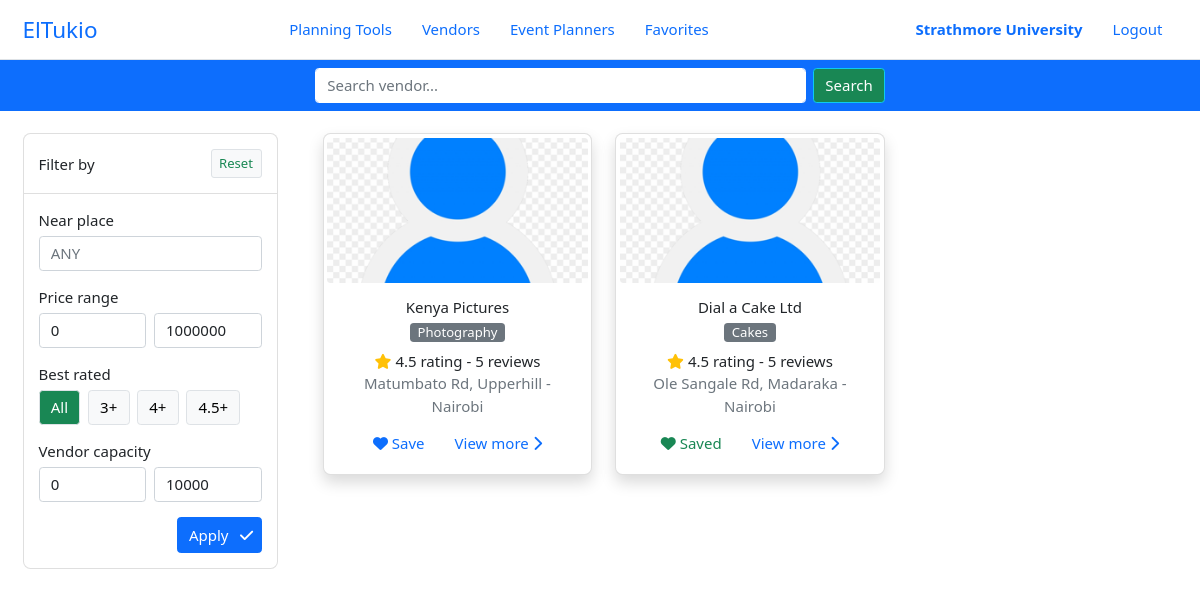
/vendors/ (signed in), run on an earlier commit of the app's database.
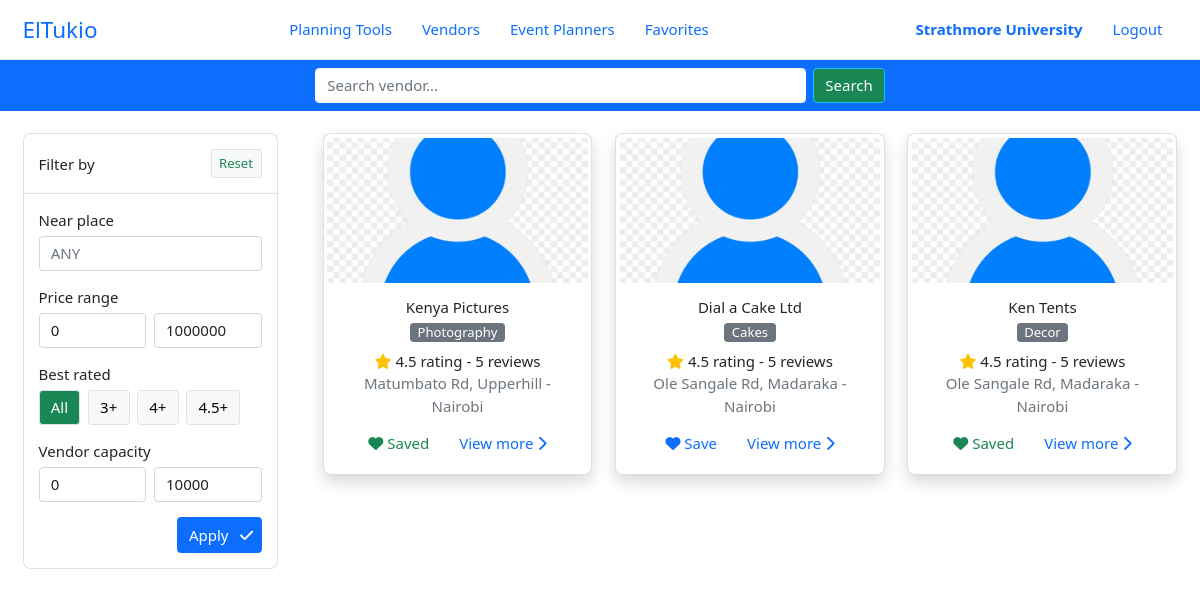
And on a later commit of the database.
### el_tukio/models.py (models this page shows, shortened)
class User(AbstractUser):
    class UserType(models.IntegerChoices):
        ORGANIZER = 0, _('Organizer')
        PLANNER = 1, _('Planner')
        VENDOR = 3, _('Vendor')
        __empty__ = _('(Unkown)')
    class AccountType(models.IntegerChoices):
        PERSONAL = 1, _('Personal')
        ORGANIZATION = 2, _('Organization')
        __empty__ = _('--------------')
    user_type = models.SmallIntegerField(blank=True, null=True, choices=UserType.choices)
    phone_number = PhoneNumberField(blank=True, null=True, unique=True)
    profile = models.ImageField(default='default.png', upload_to='profile_pics')
    account_type = models.SmallIntegerField(blank=True, null=True, choices=UserType.choices)
    location = models.OneToOneField(Location, blank=True, null=True, on_delete=models.SET_NULL)
    @property
    def is_organizer(self):
        return self.user_type == self.UserType.ORGANIZER
    @property
    def is_planner(self):
        return self.user_type == self.UserType.PLANNER
    @property
    def is_vendor(self):
        return self.user_type == self.UserType.VENDOR
    @property
    def full_name(self):
        return self.get_full_name()
    class Meta:
        ordering = ['last_name', 'first_name']

class Vendor(models.Model):
    user = models.OneToOneField(User, on_delete=CASCADE, primary_key=True)
    business_name = models.CharField(max_length=100)
    category = models.ForeignKey(VendorCategory, on_delete=SET_NULL, null=True, blank=True, help_text='Select a category for your business.')
    description = models.TextField(max_length=5000, help_text='Brief description of your business')
    services_offered = models.TextField(max_length=5000, help_text='List the particular services your business offers')
    city = models.CharField(max_length=100, help_text='City in which your business is located')
    location = models.CharField(max_length=200, help_text='EG: Ole Sangale Rd, Madaraka')  # street code
    open_hours = models.CharField(max_length=500, default='24/7', help_text='Business service (working) times')
    up_for_business = models.BooleanField(default=True, help_text='Ready to take business at the moment?')

class VendorCategory(models.Model):
    name = models.CharField( max_length=200, help_text='Select a category (EG: Venues)')
    class Meta:
        verbose_name = _('Vendor Category')
        verbose_name_plural = _('Vendor Categories')

### el_tukio/views/main.py (the view)
# urls.py: path('vendors/', main.vendors, name='vendors'),
def vendors(request):
    context = {'vendors': Vendor.objects.all()}
    return render(request, 'main/vendors.html', context)

### templates/main/vendors.html (shortened to what this page needs)
{% extends 'base.html' %}
{% block body %}
{% include 'components/header.html' %}
<div class="search-wrapper py-2 bg-primary">
    <form name="searchForm" method="POST" class="d-flex gap-sm">
        <input type="text" name="search_query" class="form-control border-white" placeholder="Search vendor..." autofocus="True" required id="searchQuery">
        <button type="submit" class="btn btn-success border-info">Search</button>
    </form>
</div>
<div class="p-body">
    <div class="row row-cols-2 g-5">
        <div class="col-3">
            <div class="filter-wrapper card rounded-sm pt-3  h-100">
                <div class="card-header bg-white p-3 pt-0 d-flex justify-content-between align-items-center gap-md">
                    <h6 class="m-0">Filter by</h6>
                    <button type="button" class="btn btn-sm btn-light border text-success">
                        Reset
                    </button>
                </div>
                <div class="card-body">
                    <div class="filter-item mb-3">
                        <label class="mb-1" for="filterNear">Near place</label>
                        <input type="text" name="filter_near" id="filterNear" class="form-control" placeholder="ANY">
                    </div>
                    <div class="filter-item mb-3">
                        <label class="mb-1" for="filterPrice">Price range</label>
                        <div class="d-flex gap-sm">
                            <input type="number" name="filter_price_min" id="filterPriceMin" class="form-control" value="0">
                            <input type="number" name="filter_price_max" id="filterPriceMax" class="form-control" value="1000000">
                        </div>
                    </div>
                    <div class="filter-item mb-3">
                        <label class="mb-1" for="filterPrice">Best rated</label>
                        <div class="d-flex gap-sm">
                            <div class="filter-rate-choice">
                                <label for="filterRateAll" class="btn btn-light border">All</label>
                            </div>
                            <div class="filter-rate-choice">
                                <label for="filterRate3p" class="btn btn-light border">3+</label>
                            </div>
                            <div class="filter-rate-choice">
                                <label for="filterRate4p" class="btn btn-light border">4+</label>
                            </div>
                            <div class="filter-rate-choice">
                                <label for="filterRate45p" class="btn btn-light border">4.5+</label>
                            </div>
                        </div>
                    </div>
                    <div class="filter-item mb-3">
                        <label class="mb-1" for="filterPrice">Vendor capacity</label>
                        <div class="d-flex gap-sm">
                            <input type="number" name="filter_size_min" id="filterPriceMin" class="form-control" value="0">
                            <input type="number" name="filter_size_max" id="filterPriceMax" class="form-control" value="10000">
                        </div>
                    </div>
                    <div class="cta d-flex justify-content-end">
                        <button type="submit" class="btn btn-primary pe-2">
                            <span class="me-2">Apply</span>
                            <i class="fa-solid fa-check"></i>
                        </button>
                    </div>
                </div>
            </div>
        </div>
        <div class="col-9">
            <div class="results-wrapper text-center">
                <div class="row row-cols-1 row-cols-md-3">
                    {% for vendor in vendors %}
                    <div class="col">
                        <div class="card card-search-result p-1 rounded-sm shadow h-100">
                            <img src="{{ vendor.user.profile.url }}" class="rounded" alt="vendor profile">
                            <div class="card-body">
                                <a class="h6 d-block text-body mb-1">
                                    {% if vendor.user.is_planner %}
                                    {{ vendor.user.full_name }}
                                    {% else %}
                                    {{ vendor.business_name }}
                                    {% endif %}
                                </a>
                                <small class="d-inline-block btn-secondary rounded px-2">
                                    {% if vendor.user.is_planner %}
                                    {{ vendor.user.get_user_type_display }}
                                    {% else %}
                                    {{ vendor.category.name }}
                                    {% endif %}
                                </small>
                                <div class="rating mt-2 mb-1">
                                    <span class="text-warning"><i class="fas fa-star"></i></span>
                                    <span class="num">4.5 rating - 5 reviews</span>
                                </div>
                                <div class="card-subtitle text-muted">{{ vendor.location }} - {{ vendor.city }}</div>
                                <div class="d-flex justify-content-center gap-lg mt-3">
                                    {% if user.is_organizer or user.is_planner %}
                                    {% if user.is_organizer and vendor.user in user.organizer.bookmarks.all or user.is_planner and vendor.user in user.planner.bookmarks.all %}
                                    <a href="{% url 'remove-bookmark' vendor.user_id %}" class="text-success">
                                        <i class="fa-solid fa-heart"></i>
                                        Saved
                                    </a>
                                    {% else %}
                                    <a href="{% url 'bookmark' vendor.user_id %}">
                                        <i class="fa-solid fa-heart"></i>
                                        Save
                                    </a>
                                    {% endif %}
                                    {% endif %}
                                    <a href="{% url 'seller-details' vendor.user_id %}">
                                        View more
                                        <i class="fa-solid fa-chevron-right"></i>
                                    </a>
                                </div>
                            </div>
                        </div>
                    </div>
                    {% endfor %}
                </div>
            </div>
        </div>
    </div>
</div>
{% endblock body %}

### templates/base.html (shortened to what this page needs)
<!DOCTYPE html>
<html lang="en">
<head>
	<link href="https://cdn.jsdelivr.net/npm/bootstrap@5.0.2/dist/css/bootstrap.min.css" rel="stylesheet"
>
	{% load static %}
	<link rel="stylesheet" href="{% static 'css/main.css' %}">
</head>
<body>
	{% block body %}{% endblock %}
</body>
</html>

### templates/components/header.html
<header class="header border-bottom d-flex align-items-center justify-content-between" id="header">
    <a href="{% url 'home' %}" class="logo">ElTukio</a>
    <nav class="nav-main d-flex align-items-center">
        <a href="#" class="nav-link">Planning Tools</a>
        <a href="{% url 'vendors' %}" class="nav-link">Vendors</a>
        <a href="{% url 'planners' %}" class="nav-link">Event Planners</a>
        {% if user.is_organizer or user.is_planner %}
        <a href="{% url 'bookmarks' user_type=user.get_user_type_display.lower %}" class="nav-link">Favorites</a>
        {% endif %}
    </nav>
    <nav class="nav-profile d-flex align-items-center">
        {% if user.is_authenticated %}
        {% if user.is_vendor %}
        <a class="nav-link fw-bold" href="{% url 'vendor-dashboard' %}">{{ user.vendor.business_name }}</a>
        {% elif user.is_planner %}
        <a class="nav-link fw-bold" href="{% url 'planner-dashboard' %}">{{ user.full_name }}</a>
        {% elif user.is_organizer %}
        <a class="nav-link fw-bold" href="{% url 'organizer-dashboard' %}">{{ user.full_name }}</a>
        {% endif %}
        <a class="nav-link" href="{% url 'logout' %}">Logout</a>
        {% else %}
        <a class="nav-link" href="{% url 'login' %}">Login</a>
        <a class="nav-link" href="{% url 'register' %}">Register</a>
        {% endif %}
    </nav>
</header>

### static/css/main.css (style rules this page uses)
:root { --tk-dim-header: 60px; --tk-dim-body-spacing-x: 1.5rem; --tk-dim-chat-height: 55px; }
html { font-size: 15px; }
html, body { width: 100%; height: 100%; }
a { text-decoration: none; cursor: pointer; }
form { text-align: left; max-width: 570px; margin-left: auto; margin-right: auto; }
.header { height: var(--tk-dim-header); padding-left: var(--tk-dim-body-spacing-x); padding-right: var(--tk-dim-body-spacing-x); }
.p-body { padding: var(--tk-dim-body-spacing-x); }
.logo { font-size: 1.5rem; }
.gap-sm { gap: 0.5rem !important; }
.gap-md { gap: 1rem !important; }
.gap-lg { gap: 2rem !important; }
.rounded-sm { border-radius: 0.5rem !important; }
.filter-rate-choice>input:checked + label { color: #fff; background-color: #198754; border-color: #198754; }
.card-search-result img { inline-size: 100%; aspect-ratio: 16 / 9; height: 145px; object-fit: cover; }

What changed in the data, as far as the page shows it:
computed for Vendor "Kenya Pictures": text "Save" → "Saved"
computed for Vendor "Dial a Cake Ltd": text "Saved" → "Save"
added Vendor: user.profile (placeholder picture), business_name "Ken Tents", category.name "Decor", location "Ole Sangale Rd, Madaraka", city "Nairobi", shows "Saved"
